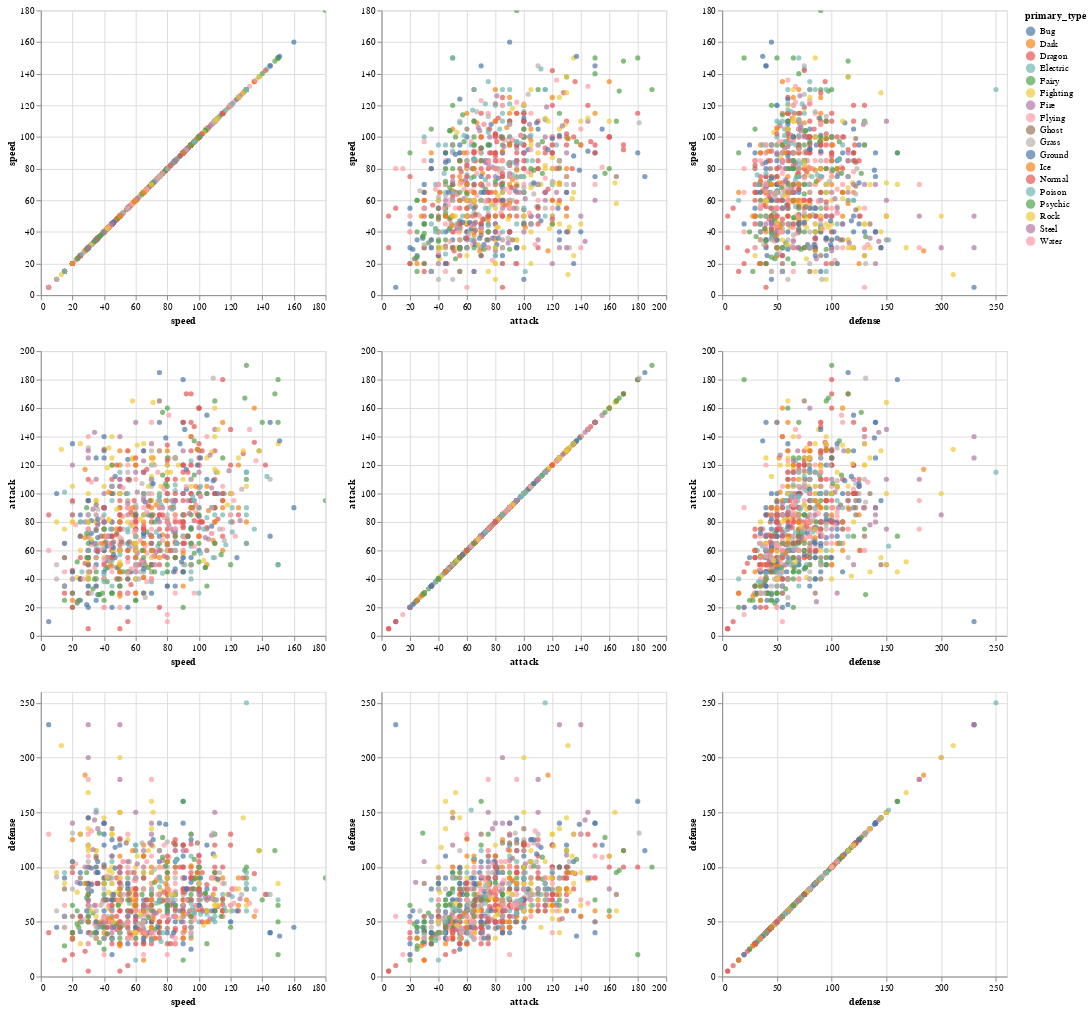

Here is the notebook cell this chart was saved with:
### Markdown cell above
<b1><u><b>d:Brushing Interaction </b></u></b1>

### Code cell
import altair as alt

source= df[["primary_type","attack","defense","speed"]]

#selection brush
brush=alt.selection(type="interval",resolve="global")

scattermatrix=alt.Chart(source).mark_circle().encode(
    x=alt.X(alt.repeat("column"),type="quantitative"),
    y=alt.Y(alt.repeat('row'),type="quantitative"),
    color=alt.condition(brush,"primary_type",alt.ColorValue("gray")),
    tooltip=["primary_type","speed","attack","defense"]
).add_selection(
    brush
).properties(
    width=300,
    height=300
).repeat(
    row=["speed","attack","defense"],
    column=["speed","attack","defense"]
).interactive()


#print
scattermatrix

# Reference:https://altair-viz.github.io/gallery/scatter_linked_brush.html

### Figure 1 — Vega-Lite specification as saved in the notebook (floating-point values rounded to 4 significant figures; data arrays with more than 128 entries replaced by an {"elided": "..."} marker saying what was removed)
{"config": {"view": {"continuousWidth": 400, "continuousHeight": 300}}, "repeat": {"column": ["speed", "attack", "defense"], "row": ["speed", "attack", "defense"]}, "spec": {"data": {"name": "data-4a8f5d15048653b67f355b62ded12094"}, "mark": "circle", "encoding": {"color": {"condition": {"field": "primary_type", "type": "nominal", "selection": "selector002"}, "value": "gray"}, "tooltip": [{"field": "primary_type", "type": "nominal"}, {"field": "speed", "type": "quantitative"}, {"field": "attack", "type": "quantitative"}, {"field": "defense", "type": "quantitative"}], "x": {"field": {"repeat": "column"}, "type": "quantitative"}, "y": {"field": {"repeat": "row"}, "type": "quantitative"}}, "height": 300, "selection": {"selector002": {"type": "interval", "resolve": "global"}, "selector003": {"type": "interval", "bind": "scales", "encodings": ["x", "y"]}}, "width": 300}, "$schema": "https://vega.github.io/schema/vega-lite/v4.17.0.json", "datasets": {"data-4a8f5d15048653b67f355b62ded12094": {"elided": "1028 records"}}}
